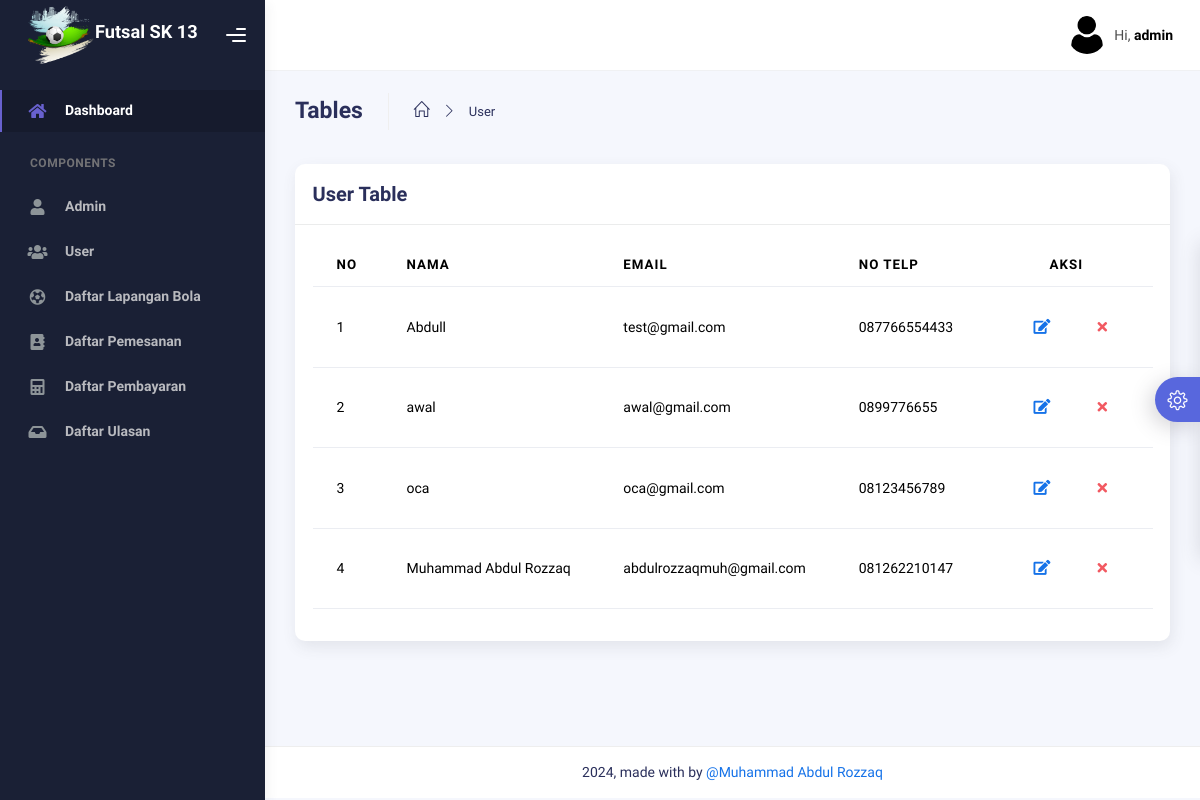
The app's page /admin/user.php (signed in), older data.
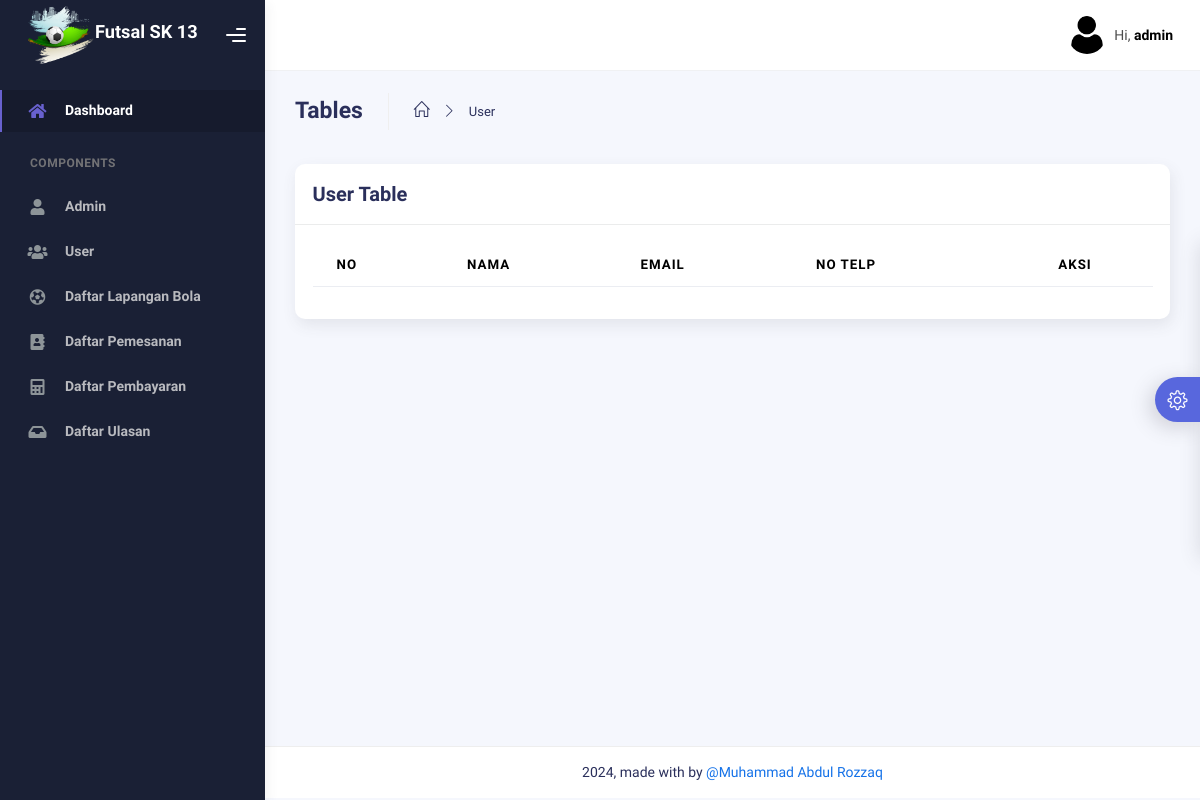
The same page, newer data.
### tables this page shows
CREATE TABLE `tb_user` (
  `id_user` int NOT NULL,
  `nama` varchar(255) NOT NULL,
  `email` varchar(55) NOT NULL,
  `no_telp` varchar(50) NOT NULL,
  `password` varchar(255) NOT NULL
);

### admin/user.php (the view, shortened to what this page needs)
<?php
include '../controller/CrudUser.php';
?>
<!DOCTYPE html>
<html lang="en">
<head>
    <?php
    include 'components/link.php'
    ?>
</head>
<body>
    <div class="wrapper">
        <?php
        require 'components/sidebar.php';
        ?>
        <div class="main-panel">
            <?php
            require 'components/header.php'
            ?>
            <div class="container">
                <div class="page-inner">
                    <div class="page-header">
                        <h3 class="fw-bold mb-3">Tables</h3>
                        <ul class="breadcrumbs mb-3">
                            <li class="nav-home">
                                <a href="dashboard.php">
                                    <i class="icon-home"></i>
                                </a>
                            </li>
                            <li class="separator">
                                <i class="icon-arrow-right"></i>
                            </li>
                            <li class="nav-item">
                                <a href="user.php?active=user">User</a>
                            </li>
                        </ul>
                    </div>
                    <div class="row">
                        <div class="col-md-12">
                            <div class="card">
                                <div class="card-header d-flex justify-content-between align-items-center">
                                    <div class="card-title">User Table</div>
                                </div>
                                <div class="card-body">
                                    <table class="table table-hover">
                                        <thead>
                                            <tr>
                                                <th scope="col">No</th>
                                                <th scope="col">Nama</th>
                                                <th scope="col">Email</th>
                                                <th scope="col">No Telp</th>
                                                <th scope="col" class="text-center">Aksi</th>
                                            </tr>
                                        </thead>
                                        <tbody>
                                            <?php
                                            $userSql = "SELECT * FROM tb_user";
                                            $userRes = mysqli_query($conn, $userSql);
                                            $userCount = 1;
                                            while ($userData = mysqli_fetch_assoc($userRes)) {
                                                $id_user = $userData['id_user'];
                                                $nama = $userData['nama'];
                                                $email = $userData['email'];
                                                $no_telp = $userData['no_telp'];
                                            ?>
                                                <tr>
                                                    <td><?= $userCount++ ?></td>
                                                    <td><?= $nama ?></td>
                                                    <td><?= $email ?></td>
                                                    <td><?= $no_telp ?></td>
                                                    <td>
                                                        <div class="form-button-action d-flex justify-content-center">
                                                            <button
                                                                type="button"
                                                                data-bs-toggle="modal"
                                                                data-bs-target="#editRowModal<?= $id_user; ?>"
                                                                title=""
                                                                class="btn btn-link btn-primary btn-lg"
                                                                data-original-title="Edit Task">
                                                                <i class="fa fa-edit"></i>
                                                            </button>
                                                            <button
                                                                type="button"
                                                                data-bs-toggle="modal"
                                                                data-bs-target="#deleteRowModal<?= $id_user ?>"
                                                                title=""
                                                                class="btn btn-link btn-danger"
                                                                data-original-title="Remove">
                                                                <i class="fa fa-times"></i>
                                                            </button>
                                                        </div>
                                                    </td>
                                                </tr>
                                            <?php } ?>
                                        </tbody>
                                    </table>
                                </div>
                            </div>
                        </div>
                    </div>
                </div>
            </div>
            <?php
            require 'components/footer.php'
            ?>
        </div>
        <?php
        require 'components/settings.php'
        ?>
    </div>
</body>
</html>

### admin/components/link.php (shortened to what this page needs)
<link rel="stylesheet" href="assets/css/bootstrap.min.css" />
<link rel="stylesheet" href="assets/css/plugins.min.css" />
<link rel="stylesheet" href="assets/css/kaiadmin.min.css" />
<link rel="stylesheet" href="assets/css/demo.css" />

### admin/components/sidebar.php (shortened to what this page needs)
<?php
$active = 'dashboard';
?>
<div class="sidebar" data-background-color="dark">
    <div class="sidebar-logo">
        <div class="logo-header" data-background-color="dark">
            <a href="dashboard.php" class="logo">
                <img
                    src="assets/img/logoFutsal.png"
                    alt="navbar brand"
                    class="navbar-brand"
                    height="70" />
                <p class="h5 fw-bold text-decoration-none text-white">Futsal SK 13</p>
            </a>
            <div class="nav-toggle">
                <button class="btn btn-toggle toggle-sidebar">
                    <i class="gg-menu-right"></i>
                </button>
            </div>
        </div>
    </div>
    <div class="sidebar-wrapper scrollbar scrollbar-inner">
        <div class="sidebar-content">
            <ul class="nav nav-secondary">
                <li class="nav-item <?= $active == 'dashboard' ? 'active' : '' ?>">
                    <a href="dashboard.php?active=dashboard">
                        <i class="fas fa-home"></i>
                        <p>Dashboard</p>
                    </a>
                </li>
                <li class="nav-section">
                    <h4 class="text-section">Components</h4>
                </li>
                <li class="nav-item <?= $active == 'admin' ? 'active' : '' ?>">
                    <a href="admin.php?active=admin">
                        <i class="fas fa-user"></i>
                        <p>Admin</p>
                    </a>
                </li>
                <li class="nav-item <?= $active == 'user' ? 'active' : '' ?>">
                    <a href="user.php?active=user">
                        <i class="fas fa-users"></i>
                        <p>User</p>
                    </a>
                </li>
                <li class="nav-item <?= $active == 'lapangan' ? 'active' : '' ?>">
                    <a href="lapangan.php?active=lapangan">
                        <i class="fas fa-futbol"></i>
                        <p>Daftar Lapangan Bola</p>
                    </a>
                </li>
                <li class="nav-item <?= $active == 'pemesanan' ? 'active' : '' ?>">
                    <a href="pemesanan.php?active=pemesanan">
                        <i class="fas fa-address-book"></i>
                        <p>Daftar Pemesanan</p>
                    </a>
                </li>
                <li class="nav-item <?= $active == 'pembayaran' ? 'active' : '' ?>">
                    <a href="daftarPembayaran.php?active=pembayaran">
                        <i class="fas fa-calculator"></i>
                        <p>Daftar Pembayaran</p>
                    </a>
                </li>
                <li class="nav-item <?= $active == 'ulasan' ? 'active' : '' ?>">
                    <a href="ulasan.php?active=ulasan">
                        <i class="fas fa-inbox"></i>
                        <p>Daftar Ulasan</p>
                    </a>
                </li>
            </ul>
        </div>
    </div>
</div>

### admin/components/header.php (shortened to what this page needs)
<div class="main-header">
    <nav
        class="navbar navbar-header navbar-header-transparent navbar-expand-lg border-bottom">
        <div class="container-fluid">
            <ul class="navbar-nav topbar-nav ms-md-auto align-items-center">
                <li class="nav-item topbar-user dropdown hidden-caret">
                    <a
                        class="dropdown-toggle profile-pic"
                        data-bs-toggle="dropdown"
                        href="#"
                        aria-expanded="false">
                        <div class="avatar-sm">
                            <img
                                src="assets/img/profile.png"
                                alt="..."
                                class="avatar-img rounded-circle" />
                        </div>
                        <span class="profile-username">
                            <span class="op-7">Hi,</span>
                            <span class="fw-bold"><?= $_SESSION['name'] ?></span>
                        </span>
                    </a>
                </li>
            </ul>
        </div>
    </nav>
</div>

### admin/components/footer.php
<footer class="footer">
    <div class="container-fluid d-flex justify-content-center">
        <div class="copyright">
            2024, made with by
            <a href="https://www.instagram.com/muh.abdrozzaq_/profilecard/?igsh=MXVibXViMXZ3MjlzMA==" target="_blank">&#64;Muhammad Abdul Rozzaq</a>
        </div>
    </div>
</footer>

### admin/components/settings.php (shortened to what this page needs)
<div class="custom-template">
    <div class="custom-toggle">
        <i class="icon-settings"></i>
    </div>
</div>

### admin/assets/css/demo.css (style rules this page uses)
.custom-template { position: fixed; top: 50%; transform: translateY(-50%); right: -325px; width: 325px; height: max-content; display: block; z-index: 1; background: #ffffff; transition: all .3s; z-index: 1003; box-shadow: -1px 1px 20px rgba(69, 65, 78, 0.15); border-top-left-radius: 5px; border-bottom-left-radius: 5px; transition: all .5s; }
.custom-template .custom-toggle { position: absolute; width: 45px; height: 45px; background: #5867dd; top: 50%; left: -45px; transform: translateY(-50%); display: flex; align-items: center; justify-content: center; text-align: center; border-top-left-radius: 30px; border-bottom-left-radius: 30px; cursor: pointer; color: #ffffff; box-shadow: -5px 5px 20px rgba(69, 65, 78, 0.21); }
.custom-template .custom-toggle i { font-size: 20px; animation: 1.3s spin linear infinite; }

Row changes from the older to the newer data that the page shows:
removed tb_user: nama "Abdull", email "test@gmail.com", no_telp "087766554433"
removed tb_user: nama "awal", email "awal@gmail.com", no_telp "0899776655"
removed tb_user: nama "oca", email "oca@gmail.com", no_telp "08123456789"
removed tb_user: nama "Muhammad Abdul Rozzaq", email "abdulrozzaqmuh@gmail.com", no_telp "081262210147"
